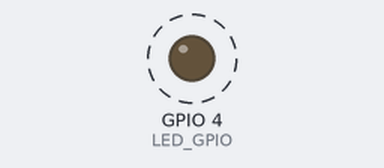
The sketch below on a simulated ESP32. Parts: output pins drawn as LEDs (lit = HIGH). Dashed ring = blinking. WiFi joins after 1.5 s; servers stay silent unless stated; no MQTT or app messages arrive unless stated; the camera gives no picture; what the sketch prints to the serial monitor is not drawn.

Above: at 3.0 s.
Timing chart, 0 to 6.5 s (numbered marks = the images above):
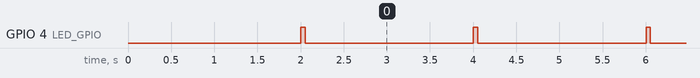

The sketch:

esp32cam_stream.ino
```cpp
/*
 * ============================================================
 *  SmartJunction AI — esp32cam_stream.ino  (4-Junction Edition)
 *  Board  : AI Thinker ESP32-CAM
 *  Role   : Live MJPEG video stream + single-frame capture
 *           Used by the Edge-AI server (YOLOv8) for:
 *             • Vehicle counting / traffic estimation
 *             • Emergency vehicle detection (ambulance, fire truck)
 *             • Accident / illegal activity detection
 *
 *  Flash settings (Arduino IDE):
 *    Board      : AI Thinker ESP32-CAM
 *    Partition  : Huge APP (3MB No OTA)
 *    PSRAM      : Enabled
 *    Upload Spd : 115200
 *
 *  After flashing, open Serial Monitor @ 115200 baud.
 *  URLs printed:
 *    Live stream  → http://<ip>/stream
 *    Single JPEG  → http://<ip>/capture
 *    Camera info  → http://<ip>/info
 *
 *  Each camera node reports its junction ID in HTTP headers
 *  and via MQTT so the Edge-AI server knows which lane it is.
 * ============================================================
 */

#include "esp_camera.h"
#include "esp_http_server.h"
#include <ArduinoJson.h>
#include <PubSubClient.h>
#include <WiFi.h>

// ============================================================
//  USER CONFIGURATION
// ============================================================
const char *WIFI_SSID = "Jesin";        // <-- change
const char *WIFI_PASS = "12345678@@";   // <-- change
const char *MQTT_HOST = "10.152.59.95"; // Your PC IP
const int MQTT_PORT = 1883;

// Change for each camera node: "J1" / "J2" / "J3" / "J4"
const char *JUNCTION_ID = "J1";

// Camera resolution — FRAMESIZE_VGA (640×480) requires PSRAM
// FRAMESIZE_QVGA (320×240) works without PSRAM
#define PREFER_VGA true
// ============================================================

// ---- AI Thinker ESP32-CAM GPIO Map ----------------------
#define PWDN_GPIO_NUM 32
#define RESET_GPIO_NUM -1
#define XCLK_GPIO_NUM 0
#define SIOD_GPIO_NUM 26
#define SIOC_GPIO_NUM 27
#define Y9_GPIO_NUM 35
#define Y8_GPIO_NUM 34
#define Y7_GPIO_NUM 39
#define Y6_GPIO_NUM 36
#define Y5_GPIO_NUM 21
#define Y4_GPIO_NUM 19
#define Y3_GPIO_NUM 18
#define Y2_GPIO_NUM 5
#define VSYNC_GPIO_NUM 25
#define HREF_GPIO_NUM 23
#define PCLK_GPIO_NUM 22

// Flash LED (GPIO 4 on AI Thinker)
#define LED_GPIO 4

// ---- MQTT ------------------------------------------------
WiFiClient wifiClient;
PubSubClient mqtt(wifiClient);
char topicStatus[64];

// ---- Stats -----------------------------------------------
unsigned long framesServed = 0;
unsigned long capturesServed = 0;
unsigned long startTimeMs = 0;

// ============================================================
//  Camera initialisation
// ============================================================
bool initCamera() {
  camera_config_t cfg;
  cfg.ledc_channel = LEDC_CHANNEL_0;
  cfg.ledc_timer = LEDC_TIMER_0;
  cfg.pin_d0 = Y2_GPIO_NUM;
  cfg.pin_d1 = Y3_GPIO_NUM;
  cfg.pin_d2 = Y4_GPIO_NUM;
  cfg.pin_d3 = Y5_GPIO_NUM;
  cfg.pin_d4 = Y6_GPIO_NUM;
  cfg.pin_d5 = Y7_GPIO_NUM;
  cfg.pin_d6 = Y8_GPIO_NUM;
  cfg.pin_d7 = Y9_GPIO_NUM;
  cfg.pin_xclk = XCLK_GPIO_NUM;
  cfg.pin_pclk = PCLK_GPIO_NUM;
  cfg.pin_vsync = VSYNC_GPIO_NUM;
  cfg.pin_href = HREF_GPIO_NUM;
  cfg.pin_sscb_sda = SIOD_GPIO_NUM;
  cfg.pin_sscb_scl = SIOC_GPIO_NUM;
  cfg.pin_pwdn = PWDN_GPIO_NUM;
  cfg.pin_reset = RESET_GPIO_NUM;
  cfg.xclk_freq_hz = 20000000;
  cfg.pixel_format = PIXFORMAT_JPEG;

  if (PREFER_VGA && psramFound()) {
    cfg.frame_size = FRAMESIZE_VGA; // 640×480
    cfg.jpeg_quality = 10;          // 0-63, lower = better
    cfg.fb_count = 2;
  } else {
    cfg.frame_size = FRAMESIZE_QVGA; // 320×240
    cfg.jpeg_quality = 12;
    cfg.fb_count = 1;
  }

  esp_err_t err = esp_camera_init(&cfg);
  if (err != ESP_OK) {
    Serial.printf("[CAM] init failed: 0x%x\n", err);
    return false;
  }

  // Optimise sensor for traffic / outdoor scene
  sensor_t *s = esp_camera_sensor_get();
  if (s) {
    s->set_brightness(s, 0);
    s->set_contrast(s, 1);
    s->set_saturation(s, 0);
    s->set_sharpness(s, 1);
    s->set_denoise(s, 1);
    s->set_whitebal(s, 1);
    s->set_awb_gain(s, 1);
    s->set_wb_mode(s, 0); // 0 = Auto
    s->set_exposure_ctrl(s, 1);
    s->set_aec2(s, 1); // AEC DSP
    s->set_gain_ctrl(s, 1);
    s->set_agc_gain(s, 0);
    s->set_gainceiling(s, (gainceiling_t)2);
    s->set_bpc(s, 0);
    s->set_wpc(s, 1);
    s->set_raw_gma(s, 1);
    s->set_lenc(s, 1);
    s->set_hmirror(s, 0);
    s->set_vflip(s, 0);
    s->set_dcw(s, 1);
    s->set_colorbar(s, 0);
  }
  return true;
}

// ============================================================
//  HTTP Handlers
// ============================================================

// ---- /capture — single JPEG frame ---
static esp_err_t captureHandler(httpd_req_t *req) {
  camera_fb_t *fb = esp_camera_fb_get();
  if (!fb) {
    httpd_resp_send_500(req);
    return ESP_FAIL;
  }
  capturesServed++;

  httpd_resp_set_type(req, "image/jpeg");
  httpd_resp_set_hdr(req, "Access-Control-Allow-Origin", "*");
  httpd_resp_set_hdr(req, "X-Junction-ID", JUNCTION_ID);
  httpd_resp_set_hdr(req, "Cache-Control", "no-store");
  esp_err_t res = httpd_resp_send(req, (const char *)fb->buf, fb->len);
  esp_camera_fb_return(fb);
  return res;
}

// ---- /stream — continuous MJPEG ---
#define BOUNDARY "--frame"
static const char *CTYPE = "multipart/x-mixed-replace;boundary=frame";
static const char *BNDRY = "\r\n--frame\r\n";
static const char *PART =
    "Content-Type: image/jpeg\r\nContent-Length: %u\r\n\r\n";

static esp_err_t streamHandler(httpd_req_t *req) {
  esp_err_t res = httpd_resp_set_type(req, CTYPE);
  if (res != ESP_OK)
    return res;
  httpd_resp_set_hdr(req, "Access-Control-Allow-Origin", "*");
  httpd_resp_set_hdr(req, "X-Junction-ID", JUNCTION_ID);

  char hdr[96];
  while (true) {
    camera_fb_t *fb = esp_camera_fb_get();
    if (!fb) {
      vTaskDelay(10);
      continue;
    }
    framesServed++;

    res = httpd_resp_send_chunk(req, BNDRY, strlen(BNDRY));
    if (res == ESP_OK) {
      size_t n = snprintf(hdr, sizeof(hdr), PART, fb->len);
      res = httpd_resp_send_chunk(req, hdr, n);
    }
    if (res == ESP_OK)
      res = httpd_resp_send_chunk(req, (const char *)fb->buf, fb->len);

    esp_camera_fb_return(fb);
    if (res != ESP_OK)
      break;                       // client disconnected
    vTaskDelay(pdMS_TO_TICKS(33)); // ~30 fps cap
  }
  return res;
}

// ---- /info — JSON info page for dashboard ---
static esp_err_t infoHandler(httpd_req_t *req) {
  char json[512];
  uint32_t uptimeSec = (millis() - startTimeMs) / 1000;
  snprintf(json, sizeof(json),
           "{"
           "\"junction\":\"%s\","
           "\"ip\":\"%s\","
           "\"psram\":%s,"
           "\"resolution\":\"%s\","
           "\"frames_served\":%lu,"
           "\"captures_served\":%lu,"
           "\"uptime_sec\":%u,"
           "\"stream_url\":\"http://%s/stream\","
           "\"capture_url\":\"http://%s/capture\""
           "}",
           JUNCTION_ID, WiFi.localIP().toString().c_str(),
           psramFound() ? "true" : "false",
           psramFound() ? "VGA(640x480)" : "QVGA(320x240)", framesServed,
           capturesServed, uptimeSec, WiFi.localIP().toString().c_str(),
           WiFi.localIP().toString().c_str());
  httpd_resp_set_type(req, "application/json");
  httpd_resp_set_hdr(req, "Access-Control-Allow-Origin", "*");
  return httpd_resp_send(req, json, strlen(json));
}

// ---- / — HTML info page ---
static esp_err_t rootHandler(httpd_req_t *req) {
  char html[1024];
  snprintf(html, sizeof(html),
           "<html><head>"
           "<meta charset='UTF-8'>"
           "<title>SmartJunction %s Camera</title>"
           "<style>"
           "body{font-family:sans-serif;background:#0d1117;color:#e6edf3;"
           "padding:24px}"
           "h1{color:#58a6ff}a{color:#79c0ff}"
           ".badge{display:inline-block;background:#1f6feb;color:#fff;padding:"
           "2px 10px;"
           "border-radius:12px;font-size:.85em;margin-left:8px}"
           "</style></head><body>"
           "<h1>SmartJunction AI <span class='badge'>%s</span></h1>"
           "<p>IP: <strong>%s</strong></p>"
           "<p>PSRAM: <strong>%s</strong> | Resolution: <strong>%s</strong></p>"
           "<p>"
           "<a href='/stream'>&#9654; Live Stream (MJPEG)</a> &nbsp;|&nbsp;"
           "<a href='/capture'>&#128247; Single Frame (JPEG)</a> &nbsp;|&nbsp;"
           "<a href='/info'>&#128196; JSON Info</a>"
           "</p>"
           "<img src='/stream' width='640' style='border:2px solid "
           "#30363d;border-radius:8px;margin-top:16px'>"
           "</body></html>",
           JUNCTION_ID, JUNCTION_ID, WiFi.localIP().toString().c_str(),
           psramFound() ? "Yes" : "No",
           psramFound() ? "VGA (640×480)" : "QVGA (320×240)");
  httpd_resp_set_type(req, "text/html");
  return httpd_resp_send(req, html, strlen(html));
}

// ============================================================
//  HTTP server start
// ============================================================
void startCameraServer() {
  httpd_config_t cfg = HTTPD_DEFAULT_CONFIG();
  cfg.server_port = 80;
  cfg.max_uri_handlers = 16;
  cfg.stack_size = 8192;

  httpd_handle_t server = NULL;
  if (httpd_start(&server, &cfg) != ESP_OK) {
    Serial.println(F("[HTTP] Server start failed"));
    return;
  }

  httpd_uri_t uris[] = {
      {"/", HTTP_GET, rootHandler, NULL},
      {"/capture", HTTP_GET, captureHandler, NULL},
      {"/stream", HTTP_GET, streamHandler, NULL},
      {"/info", HTTP_GET, infoHandler, NULL},
  };
  for (auto &u : uris)
    httpd_register_uri_handler(server, &u);
  Serial.println(F("[HTTP] Server started → /, /stream, /capture, /info"));
}

// ============================================================
//  MQTT
// ============================================================
void connectMQTT() {
  if (WiFi.status() != WL_CONNECTED)
    return;
  char clientId[32];
  snprintf(clientId, sizeof(clientId), "ESP32CAM-%s", JUNCTION_ID);
  int tries = 0;
  while (!mqtt.connected() && tries < 3) {
    if (mqtt.connect(clientId)) {
      Serial.println("[MQTT] Connected");
      // Report camera online
      StaticJsonDocument<128> doc;
      doc["junction"] = JUNCTION_ID;
      doc["ip"] = WiFi.localIP().toString();
      doc["stream_url"] =
          String("http://") + WiFi.localIP().toString() + "/stream";
      doc["capture_url"] =
          String("http://") + WiFi.localIP().toString() + "/capture";
      doc["status"] = "online";
      char buf[256];
      serializeJson(doc, buf);
      mqtt.publish(topicStatus, buf, true); // retained
    } else {
      delay(2000);
      tries++;
    }
  }
}

// ============================================================
//  setup / loop
// ============================================================
void setup() {
  Serial.begin(115200);
  Serial.printf("\n[ESP32-CAM] SmartJunction Camera Node — Junction %s\n",
                JUNCTION_ID);

  // Build MQTT topic
  snprintf(topicStatus, sizeof(topicStatus), "smartjunction/%s/camera",
           JUNCTION_ID);

  // Flash LED
  pinMode(LED_GPIO, OUTPUT);
  digitalWrite(LED_GPIO, LOW);

  // Camera
  if (!initCamera()) {
    Serial.println(F("[ESP32-CAM] Camera init failed — halting"));
    while (true) {
      digitalWrite(LED_GPIO, !digitalRead(LED_GPIO));
      delay(200);
    }
  }
  Serial.println(F("[ESP32-CAM] Camera OK"));

  // WiFi
  WiFi.mode(WIFI_STA);
  WiFi.begin(WIFI_SSID, WIFI_PASS);
  Serial.print(F("[WiFi] Connecting"));
  unsigned long t = millis();
  while (WiFi.status() != WL_CONNECTED) {
    delay(500);
    Serial.print('.');
    if (millis() - t > 30000) {
      Serial.println(F("\n[WiFi] Timeout — restarting"));
      ESP.restart();
    }
  }
  Serial.printf("\n[WiFi] Connected → IP: %s\n",
                WiFi.localIP().toString().c_str());

  startCameraServer();

  // MQTT
  mqtt.setServer(MQTT_HOST, MQTT_PORT);
  connectMQTT();

  startTimeMs = millis();
  Serial.printf("[CAM] Stream  → http://%s/stream\n",
                WiFi.localIP().toString().c_str());
  Serial.printf("[CAM] Capture → http://%s/capture\n",
                WiFi.localIP().toString().c_str());
  Serial.printf("[CAM] Info    → http://%s/info\n",
                WiFi.localIP().toString().c_str());
}

void loop() {
  // MQTT keep-alive
  if (WiFi.status() == WL_CONNECTED && !mqtt.connected())
    connectMQTT();
  if (mqtt.connected())
    mqtt.loop();

  // Heartbeat LED blink — non-blocking 50 ms pulse every 2 s
  static unsigned long lastBlink = 0;
  static bool ledPulseOn = false;
  unsigned long now = millis();
  if (!ledPulseOn && now - lastBlink > 2000) {
    digitalWrite(LED_GPIO, HIGH); // start ON phase
    ledPulseOn = true;
    lastBlink = now;
  } else if (ledPulseOn && now - lastBlink > 50) {
    digitalWrite(LED_GPIO, LOW); // end ON phase after 50 ms
    ledPulseOn = false;
  }

  // Periodic MQTT heartbeat every 30 s
  static unsigned long lastHb = 0;
  if (millis() - lastHb > 30000 && mqtt.connected()) {
    StaticJsonDocument<128> doc;
    doc["junction"] = JUNCTION_ID;
    doc["status"] = "heartbeat";
    doc["uptime_sec"] = (millis() - startTimeMs) / 1000;
    doc["frames"] = framesServed;
    char buf[192];
    serializeJson(doc, buf);
    mqtt.publish(topicStatus, buf, true);
    lastHb = millis();
  }
}
```

Measured:
- by itself, GPIO 4 (LED_GPIO): alternates HIGH for 0.05 s and LOW for 1.9 s
